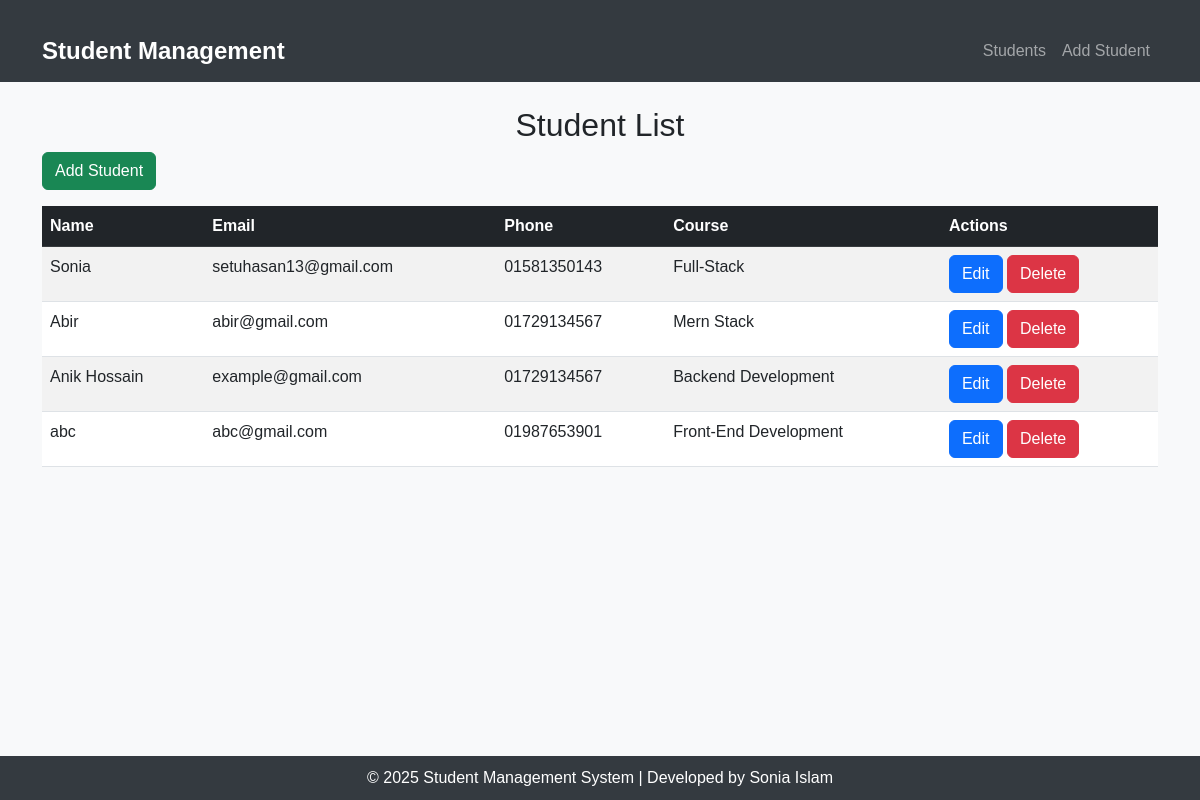
The page / on the database its author committed.
### students/models.py (models this page shows, shortened)
class Student(models.Model):
    name = models.CharField(max_length=100)
    email = models.EmailField(unique=True)
    phone = models.CharField(max_length=15)
    course = models.CharField(max_length=100)

### students/views.py (the view)
# urls.py: path('', student_list, name='student_list'),
def student_list(request):
    students = Student.objects.all()
    return render(request, 'students/student_list.html', {'students': students})

### students/templates/students/student_list.html (shortened to what this page needs)
{% extends "base.html" %}
{% block content %}
<h2 class="text-center mt-4">Student List</h2>
    <a href="{% url 'student_create' %}" class="btn btn-success mb-3">Add Student</a>
    <table class="table table-striped">
        <thead class="table-dark">
            <tr>
                <th>Name</th>
                <th>Email</th>
                <th>Phone</th>
                <th>Course</th>
                <th>Actions</th>
            </tr>
        </thead>
        <tbody>
            {% for student in students %}
            <tr>
                <td>{{ student.name }}</td>
                <td>{{ student.email }}</td>
                <td>{{ student.phone }}</td>
                <td>{{ student.course }}</td>
                <td>
                    <a href="{% url 'student_update' student.id %}" class="btn btn-primary">Edit</a>
                    <a href="{% url 'student_delete' student.id %}" class="btn btn-danger">Delete</a>
                </td>
            </tr>
            {% empty %}
            <tr>
                <td colspan="5" class="text-center">No students found.</td>
            </tr>
            {% endfor %}
        </tbody>
    </table>
{% endblock %}

### students/templates/base.html (shortened to what this page needs)
<!DOCTYPE html>
<html lang="en">
<head>
    <link rel="stylesheet" href="https://cdn.jsdelivr.net/npm/bootstrap@5.3.0/dist/css/bootstrap.min.css">
</head>
<body>
    <nav class="navbar navbar-expand-lg navbar-dark">
        <div class="container">
            <a class="navbar-brand" href="/">Student Management</a>
            <div class="collapse navbar-collapse" id="navbarNav">
                <ul class="navbar-nav ms-auto">
                    <li class="nav-item">
                        <a class="nav-link" href="{% url 'student_list' %}">Students</a>
                    </li>
                    <li class="nav-item">
                        <a class="nav-link" href="{% url 'student_create' %}">Add Student</a>
                    </li>
                </ul>
            </div>
        </div>
    </nav>
    <div class="container">
        {% block content %}
        {% endblock %}
    </div>
    <footer class="footer">
        &copy; 2025 Student Management System | Developed by Sonia Islam
    </footer>
</body>
</html>

### students/templates/base.html (style rules this page uses)
body { background-color: #f8f9fa; font-family: 'Arial', sans-serif; }
.navbar { background-color: #343a40; }
.navbar-brand { font-size: 1.5rem; font-weight: bold; }
.footer { background-color: #343a40; color: white; text-align: center; padding: 10px; position: fixed; bottom: 0; width: 100%; }
.container { margin-top: 20px; }

### rows shown on the page
Student: name "Sonia", email "setuhasan13@gmail.com", phone "01581350143", course "Full-Stack"
Student: name "Abir", email "abir@gmail.com", phone "01729134567", course "Mern Stack"
Student: name "Anik Hossain", email "example@gmail.com", phone "01729134567", course "Backend Development"
Student: name "abc", email "abc@gmail.com", phone "01987653901", course "Front-End Development"
